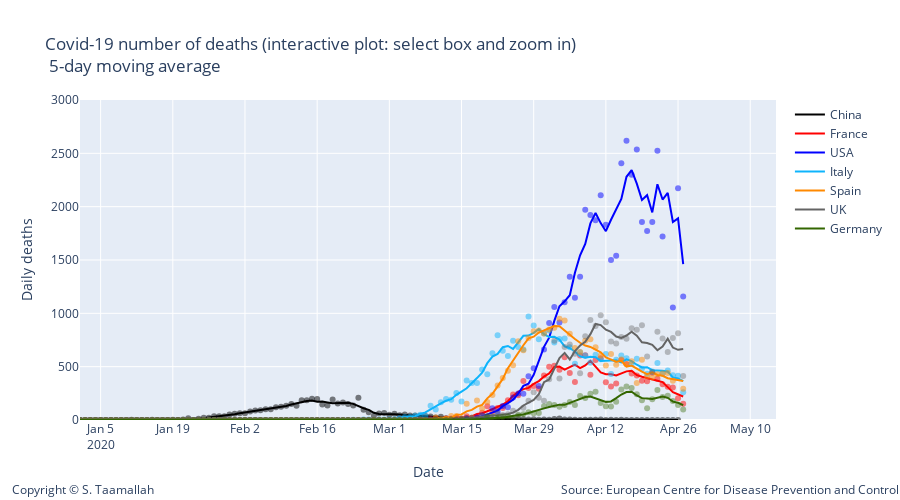

Notebook cell for this chart:
### Code cell
degree = 1
#smooth_italy = smoothTriangle(df_italy['deaths'],degree)





smooth_china = smooth_3day(df_china['deaths'])
smooth_france = smooth_3day(df_france['deaths'])
smooth_italy = smooth_3day(df_italy['deaths'])
smooth_usa = smooth_3day(df_usa['deaths'])
smooth_uk = smooth_3day(df_uk['deaths'])
smooth_germany = smooth_3day(df_germany['deaths'])
smooth_spain = smooth_3day(df_spain['deaths'])
smooth_korea = smooth_3day(df_korea['deaths'])
smooth_netherlands = smooth_3day(df_netherlands['deaths'])
smooth_belgium = smooth_3day(df_belgium['deaths'])

smooth_china = smoothTriangle(df_china['deaths'], degree)
smooth_france = smoothTriangle(df_france['deaths'], degree)
smooth_italy = smoothTriangle(df_italy['deaths'],degree)
smooth_usa = smoothTriangle(df_usa['deaths'],degree)
smooth_uk = smoothTriangle(df_uk['deaths'],degree)
smooth_germany = smoothTriangle(df_germany['deaths'],degree)
smooth_spain = smoothTriangle(df_spain['deaths'],degree)
smooth_korea = smoothTriangle(df_korea['deaths'],degree)
smooth_netherlands = smoothTriangle(df_netherlands['deaths'],degree)
smooth_belgium = smoothTriangle(df_belgium['deaths'],degree)

smooth_china = smooth_5day(df_china['deaths'])
smooth_france = smooth_5day(df_france['deaths'])
smooth_italy = smooth_5day(df_italy['deaths'])
smooth_usa = smooth_5day(df_usa['deaths'])
smooth_uk = smooth_5day(df_uk['deaths'])
smooth_germany = smooth_5day(df_germany['deaths'])
smooth_spain = smooth_5day(df_spain['deaths'])
smooth_korea = smooth_5day(df_korea['deaths'])
smooth_netherlands = smooth_5day(df_netherlands['deaths'])
smooth_belgium = smooth_5day(df_belgium['deaths'])




# Add traces
trace1 = go.Scatter(
        x=df_china.index, 
        y=df_china['deaths'],
        mode='markers',
        name='China daily cases',
        line_color='rgba(0, 0, 0, 0.5)',
        showlegend=False,
)

trace11 = go.Scatter(
        x=df_china.index, 
        y=smooth_china,
        mode='lines',
        name='China',
        line_color='rgba(0, 0, 0, 1)',
)


trace2 = go.Scatter(
        x=df_france.index, 
        y=df_france['deaths'],
        mode='markers',
        name='France',
        line_color='rgba(256, 0, 0, .5)',
        showlegend=False,
)

trace22 = go.Scatter(
        x=df_france.index, 
        y=smooth_france,
        mode='lines',
        name='France',
        line_color='rgba(256, 0, 0, 1)',
)


trace3 = go.Scatter(
        x=df_usa.index, 
        y=df_usa['deaths'],
        mode='markers',
        name='USA',
        line_color='rgba(0, 0, 255, .5)',
    showlegend=False,
)

trace33 = go.Scatter(
        x=df_usa.index, 
        y=smooth_usa,
        mode='lines',
        name='USA',
        line_color='rgba(0, 0, 255, 1)',
)

trace4 = go.Scatter(
        x=df_italy.index, 
        y=df_italy['deaths'],
        mode='markers',
        name='Italy',
        line_color='rgba(14, 180, 252, .5)',
    showlegend=False,
)

trace44 = go.Scatter(
        x=df_italy.index, 
        y=smooth_italy,
        mode='lines',
        name='Italy',
        line_color='rgba(14, 180, 252, 1)',
)

trace5 = go.Scatter(
        x=df_spain.index, 
        y=df_spain['deaths'],
        mode='markers',
        name='Spain',
        line_color='rgba(255, 137, 0, .5)',
    showlegend=False,
)

trace55 = go.Scatter(
        x=df_spain.index, 
        y=smooth_spain,
        mode='lines',
        name='Spain',
        line_color='rgba(256, 137, 0, 1)',
)


trace6 = go.Scatter(
        x=df_uk.index, 
        y=df_uk['deaths'],
        mode='markers',
        name='UK',
        line_color='rgba(100, 100, 100, .4)',
    showlegend=False
)

trace66 = go.Scatter(
        x=df_uk.index, 
        y=smooth_uk,
        mode='lines',
        name='UK',
        line_color='rgba(100, 100, 100, 1)',
)

trace7 = go.Scatter(
        x=df_germany.index, 
        y=df_germany['deaths'],
        mode='markers',
        name='Germany',
        line_color='rgba(51, 102, 0, .4)',
    showlegend=False,
)

trace77 = go.Scatter(
        x=df_germany.index, 
        y=smooth_germany,
        mode='lines',
        name='Germany',
        line_color='rgba(51, 102, 0, 1)',
)


data = [trace1,trace11, trace2, trace22, trace3, trace33, trace4, trace44, trace5, trace55, trace6, trace66, trace7, trace77]

layout = go.Layout(
    title="Covid-19 number of deaths (interactive plot: select box and zoom in) <br> 5-day moving average",
    width=900,
    height=500,
    
    # Top left
    xaxis=dict(
        title='Date',
        range=['2020-01-01', '2020-05-15'],
    ),
    yaxis=dict(
        title='Daily deaths',
        #type='log',
        range=[0,3000],
        anchor='x'
    ),
    
      annotations=[
        dict(
            x=1.18,
            y=-0.25,
            showarrow=False,
            text='Source: European Centre for Disease Prevention and Control',
            xref='paper',
            yref='paper'
        ),
        
        dict(
            x=-0.1,
            y=-0.25,
            showarrow=False,
            text='Copyright © S. Taamallah ',
            xref='paper',
            yref='paper'
        )
    ],
    
)

fig = go.Figure(data=data, layout=layout)
fig.show()
from plotly.offline import plot
plot(fig, filename="STaamallah_covid19_analysis_chart_1_20200426.html", auto_open = False)
